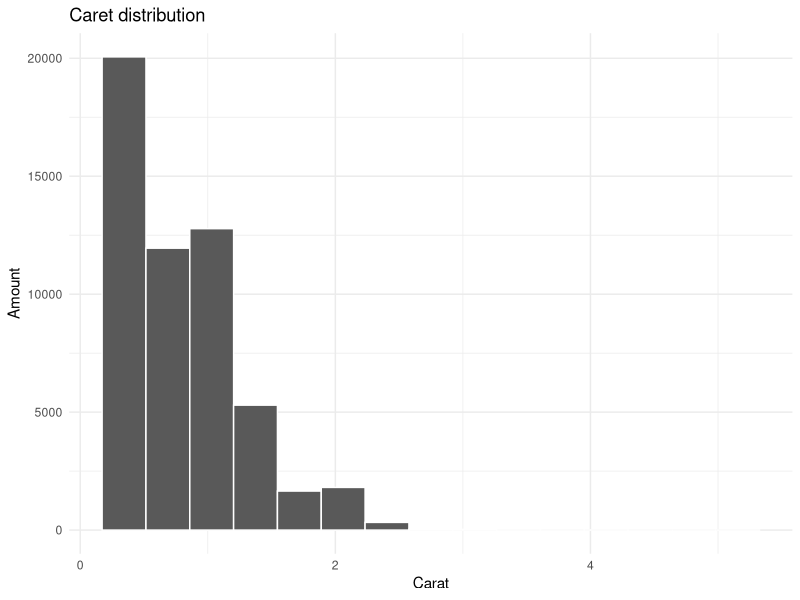
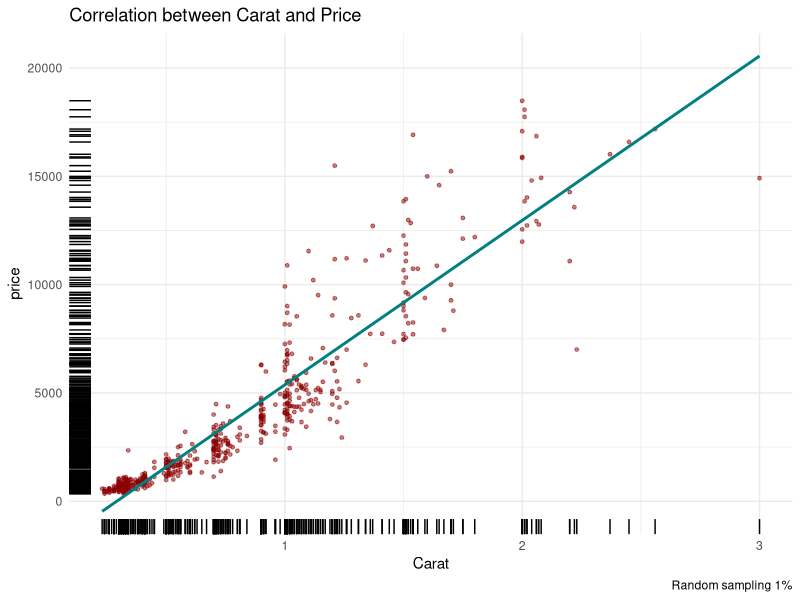
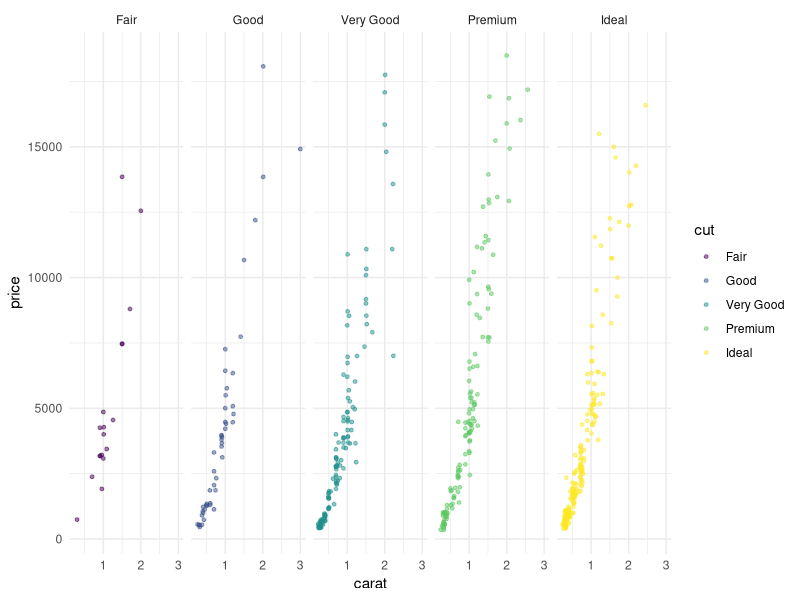
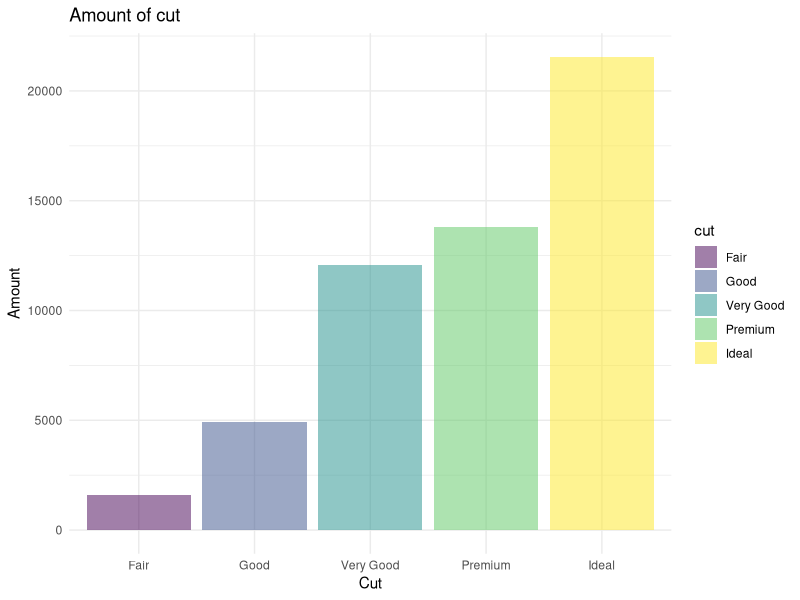
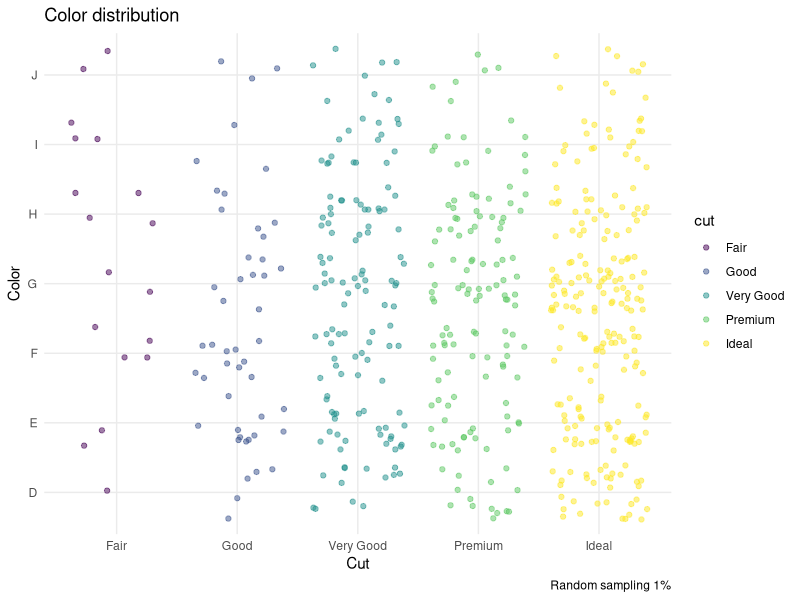

The R script that drew these images, in order:
## ---- chunk 1
library(tidyverse)
## ---- chunk 2
head(diamonds)
tail(diamonds)
glimpse(diamonds)
## ---- chunk 3
ggplot(diamonds, aes(carat)) +
  geom_histogram(bins=15, col="white")+
  theme_minimal()+
  labs(title = "Caret distribution",
       x = "Carat",
       y = "Amount")
## ---- chunk 4
diamonds$carat %>%
  mean()

diamonds$carat %>%
  median()
## ---- chunk 5
set.seed(42)
ggplot(diamonds %>% sample_frac(0.01), aes(carat, price))+
  geom_point(size = 1, col="#8B0000", alpha=0.5)+
  geom_smooth(col="#008080",method = "lm", se=FALSE)+
  geom_rug()+
  theme_minimal()+
  labs(title = "Correlation between Carat and Price",
       caption = "Random sampling 1%",
       x = "Carat",
       y = "price")
## ---- chunk 6
set.seed(42)
ggplot(diamonds %>% sample_frac(0.01), aes(carat, price, col=cut))+
  geom_point(size = 1, alpha=0.5)+
  theme_minimal()+
  facet_wrap(~cut, nrow = 1)
  labs(title = "Correlation between Carat and Price",
       caption = "Random sampling 1%",
       x = "Carat",
       y = "price")
## ---- chunk 7
diamonds %>%
  count(cut) %>%
  arrange(desc(n))
## ---- chunk 8
ggplot(diamonds, aes(cut, fill=cut)) +
  geom_bar(alpha =0.5)+
  theme_minimal()+
  labs(title = "Amount of cut",
       x = "Cut",
       y = "Amount")
## ---- chunk 9
set.seed(42)
ggplot(diamonds %>% sample_frac(0.01), aes(cut, color, col=cut))+
  geom_jitter(alpha=0.5)+
  theme_minimal()+
  labs(title = "Color distribution",
       caption = "Random sampling 1%",
       x = "Cut",
       y = "Color")
